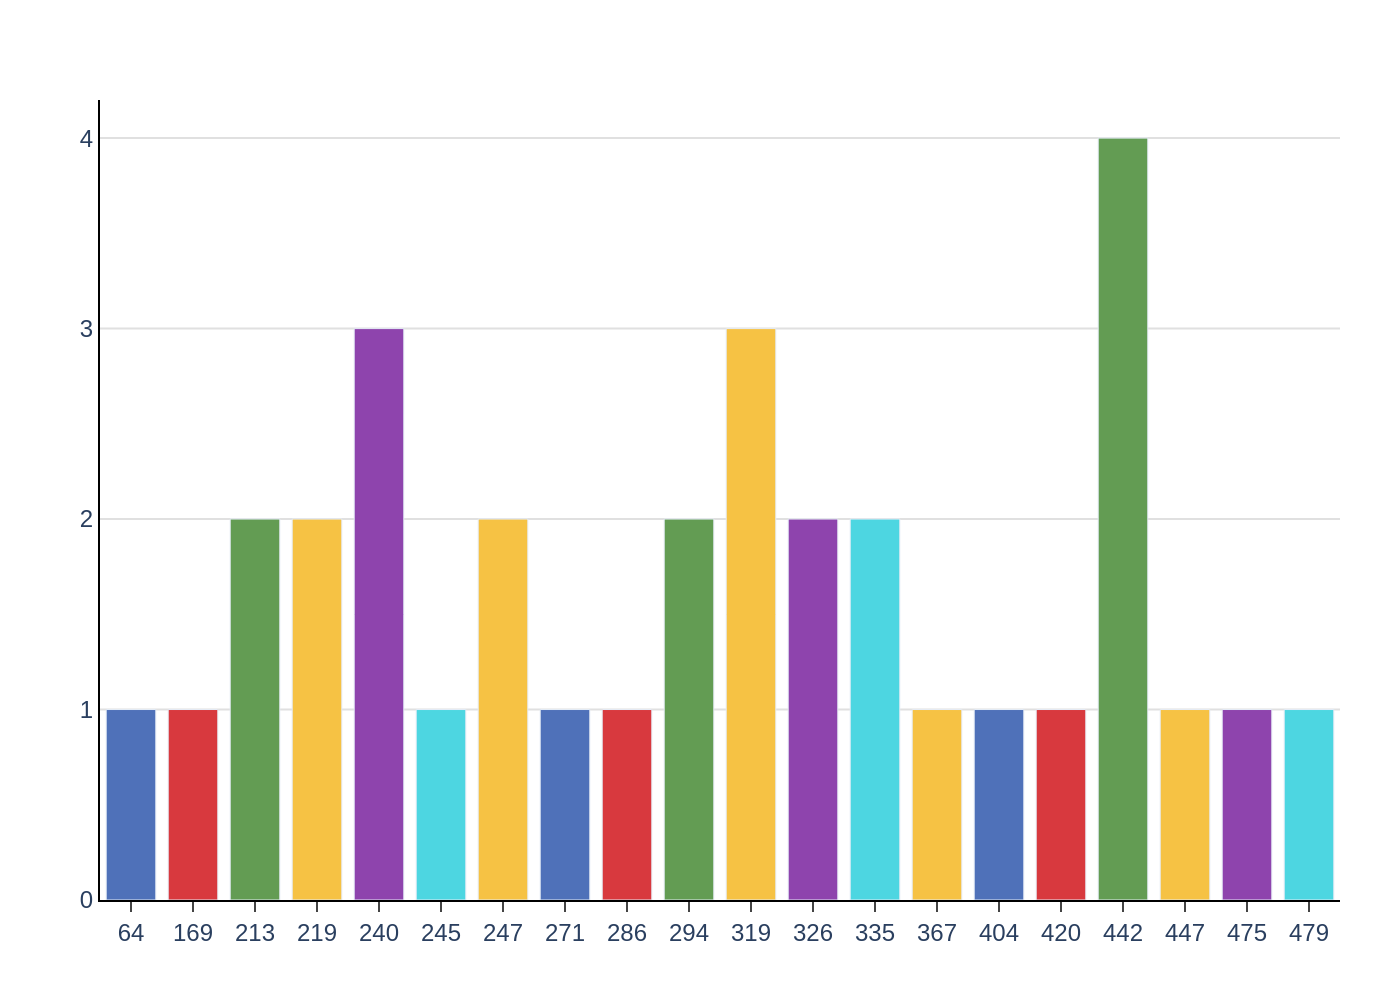

Reproduce this figure in Python.
import sys
import json
import plotly.graph_objects as go

# --- 1. Load Data from JSON ---
# Check for command-line argument
if len(sys.argv) != 2:
    print("Usage: python <script_name>.py <path_to_json_file>")
    sys.exit(1)

json_path = sys.argv[1]

# Read the JSON file
try:
    with open(json_path, 'r', encoding='utf-8') as f:
        chart_config = json.load(f)
except FileNotFoundError:
    print(f"Error: JSON file not found at {json_path}")
    sys.exit(1)
except json.JSONDecodeError:
    print(f"Error: Could not decode JSON from {json_path}")
    sys.exit(1)

# Extract data and texts from the loaded JSON
chart_data = chart_config.get('chart_data', [])
texts = chart_config.get('texts', {})
colors = chart_config.get('colors', [])

# Prepare data for Plotly
categories = [str(item['category']) for item in chart_data]
values = [item['value'] for item in chart_data]

# --- 2. Create the Plotly Figure ---
fig = go.Figure()

# Add the bar trace
fig.add_trace(go.Bar(
    x=categories,
    y=values,
    marker_color=colors,
    showlegend=False,
    hoverinfo='none'
))

# --- 3. Configure Layout ---
# Combine title and subtitle
title_text = texts.get('title')
subtitle_text = texts.get('subtitle')
full_title = ""
if title_text:
    full_title += f"<b>{title_text}</b>"
if subtitle_text:
    if full_title:
        full_title += "<br>"
    full_title += f"<i>{subtitle_text}</i>"

# Combine source/note for annotations
source_text = texts.get('source')
annotations = []
if source_text:
    annotations.append(
        dict(
            text=source_text,
            showarrow=False,
            xref='paper', yref='paper',
            x=0, y=-0.1,  # Adjust y to position below x-axis
            xanchor='left', yanchor='top',
            align='left'
        )
    )

fig.update_layout(
    title_text=full_title,
    title_x=0.05,
    title_y=0.95,
    title_xanchor='left',
    title_yanchor='top',
    font=dict(
        family="Arial",
        size=12
    ),
    plot_bgcolor='white',
    paper_bgcolor='white',
    xaxis=dict(
        title_text=texts.get('x_axis_title'),
        type='category',  # Treat numeric labels as discrete categories
        showline=True,
        linewidth=1,
        linecolor='black',
        ticks='outside',
        showgrid=False
    ),
    yaxis=dict(
        title_text=texts.get('y_axis_title'),
        range=[0, 4.2],
        tickvals=[0, 1, 2, 3, 4],
        showline=True,
        linewidth=1,
        linecolor='black',
        showgrid=True,
        gridcolor='#e0e0e0',
        gridwidth=1
    ),
    showlegend=False,
    margin=dict(l=50, r=30, t=50, b=50),
    annotations=annotations
)

# --- 4. Output the Image ---
# Derive output filename from JSON path
if json_path.endswith('.json'):
    output_filename = json_path[:-5] + '.png'
else:
    output_filename = json_path + '.png'

# Save the figure as a high-resolution PNG
try:
    fig.write_image(output_filename, scale=2)
    print(f"Chart saved to {output_filename}")
except Exception as e:
    print(f"Error writing image file: {e}")
    sys.exit(1)
